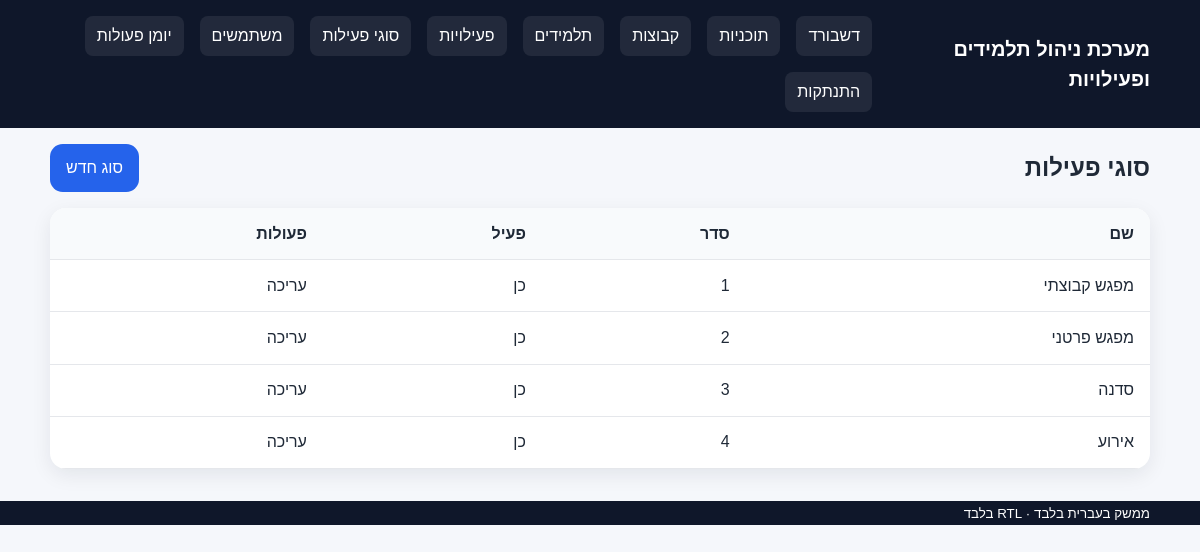
The page /activity_types.php (signed in) on the database its author committed.
### tables this page shows
CREATE TABLE activity_types (
    id BIGINT UNSIGNED AUTO_INCREMENT PRIMARY KEY,
    name VARCHAR(100) NOT NULL,
    is_active TINYINT(1) NOT NULL DEFAULT 1,
    sort_order INT NOT NULL DEFAULT 0,
    created_at TIMESTAMP NULL DEFAULT CURRENT_TIMESTAMP,
    updated_at TIMESTAMP NULL DEFAULT CURRENT_TIMESTAMP ON UPDATE CURRENT_TIMESTAMP
);

### includes/db.php (called while the page is built, shortened)
<?php
function getConfig(): array
{
    static $config = null;
    if ($config === null) {
        $config = require __DIR__ . '/../config/config.php';
    }
    return $config;
}
function getDB(): PDO
{
    $db = getConfig()['db'];
    $dsn = sprintf('mysql:host=%s;port=%s;dbname=%s;charset=%s', $db['host'], $db['port'], $db['name'], $db['charset']);
    $pdo = new PDO($dsn, $db['user'], $db['pass'], [
        PDO::ATTR_ERRMODE => PDO::ERRMODE_EXCEPTION,
        PDO::ATTR_DEFAULT_FETCH_MODE => PDO::FETCH_ASSOC,
    ]);
    return $pdo;
}

### includes/functions.php (called while the page is built, shortened)
<?php
function e($value): string
{
    return htmlspecialchars((string)$value, ENT_QUOTES, 'UTF-8');
}

### public/activity_types.php (the view, shortened to what this page needs)
<?php
$types = getDB()->query('SELECT * FROM activity_types ORDER BY sort_order, id')->fetchAll();
include __DIR__ . '/../includes/header.php';
?>
<section class="page-header actions-between"><h2>סוגי פעילות</h2><a class="btn primary" href="activity_type_form.php">סוג חדש</a></section>
<div class="table-wrap"><table><thead><tr><th>שם</th><th>סדר</th><th>פעיל</th><th>פעולות</th></tr></thead><tbody>
<?php foreach ($types as $type): ?><tr><td><?= e($type['name']) ?></td><td><?= (int)$type['sort_order'] ?></td><td><?= $type['is_active'] ? 'כן' : 'לא' ?></td><td><a href="activity_type_form.php?id=<?= (int)$type['id'] ?>">עריכה</a></td></tr><?php endforeach; ?>
</tbody></table></div>
<?php include __DIR__ . '/../includes/footer.php'; ?>

### assets/css/layout.css (style rules this page uses)
body { font-family:Arial,sans-serif;background:#f5f7fb;color:#1f2937;line-height:1.5 }
.header-inner,.main-nav,.actions-between,.button-row { display:flex;gap:1rem;align-items:center }
.page-header { margin-bottom:1rem }
.actions-between { justify-content:space-between }

### assets/css/forms.css (style rules this page uses)
.btn { display:inline-flex;justify-content:center;align-items:center;padding:.75rem 1rem;border:none;border-radius:.8rem;background:#e2e8f0;color:#111827;cursor:pointer }
.btn.primary { background:#2563eb;color:#fff }

### assets/css/tables.css (style rules this page uses)
.table-wrap { overflow:auto;background:#fff;border-radius:1rem;box-shadow:0 6px 20px rgba(15,23,42,.08) }
table { width:100%;border-collapse:collapse;min-width:640px }
th,td { padding:.85rem 1rem;text-align:right;border-bottom:1px solid #e5e7eb }
thead th { background:#f8fafc;font-weight:700 }

### assets/css/app.css (style rules this page uses)
body { background: #f5f7fb; color: #1f2937; }
.actions-between { display: flex; justify-content: space-between; align-items: center; gap: 12px; }

### rows shown on the page
activity_types: name "מפגש קבוצתי", sort_order "1", is_active "כן"
activity_types: name "מפגש פרטני", sort_order "2", is_active "כן"
activity_types: name "סדנה", sort_order "3", is_active "כן"
activity_types: name "אירוע", sort_order "4", is_active "כן"

### other values the page prints
getConfig()['app_name'] "מערכת ניהול תלמידים ופעילויות"
